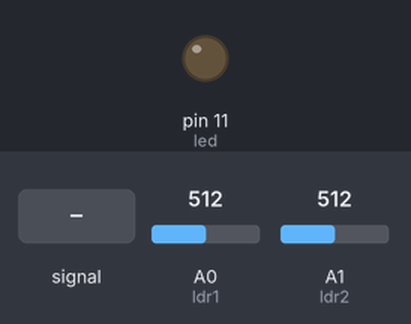
Recording of a sketch running on a simulated Arduino Uno, built with avr-gcc and run on an emulated ATmega328P. On the bench: output pins drawn as LEDs (lit = HIGH). The inputs (shaded band) are chosen by the test bench; at power-on: A0 (ldr1) = 512, A1 (ldr2) = 512.

Above: at 0.01 s.
At 1.2 s:
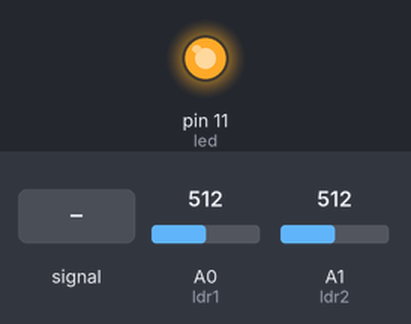
1.3 s: A0 (ldr1) set to 504
Timing chart, 0 to 3.0 s (numbered marks = the images above; inputs shaded):
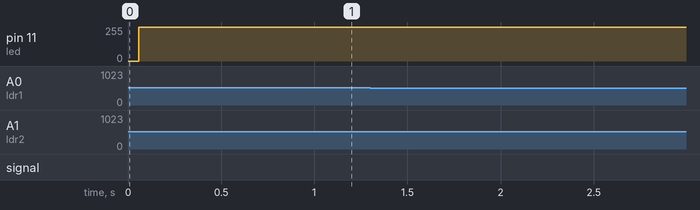

The sketch:

sensor_de_luz.ino
```cpp
/*
 * ldr1 A0
 * ldr2 A1
 * Salida PWM D11  coenctado con R10k al Gate, entre Gate y Source R100k
 *
 *
 *        masa
 *       |
 *       <
 *       > R10k
 *       |
 * Señal-----\
 *        ---/ LDR
 *       |
 *       5V
*/

int led=11;
int ldr1=0;
int ldr2=1;
int valor=0;


void setup() {
pinMode (led,OUTPUT);
pinMode (ldr1, INPUT);
pinMode (ldr2, INPUT);
Serial.begin(9600);
}

void loop() {

int lec1= analogRead (ldr1)/4;
int lec2= analogRead (ldr2)/4;
//Serial.print("Monitor (Ldr1): ");
//Serial.println(lec1);
//Serial.print("PWM: ");
//Serial.println(valor);
//Serial.print("Ambiente (Ldr2): ");
//Serial.println(lec2);
//delay(500);

if(lec1<lec2 && valor>5){
  valor--;

  }
  else
  {
    if(valor<254)
    valor++;
   }

analogWrite (led,valor);

}
```
